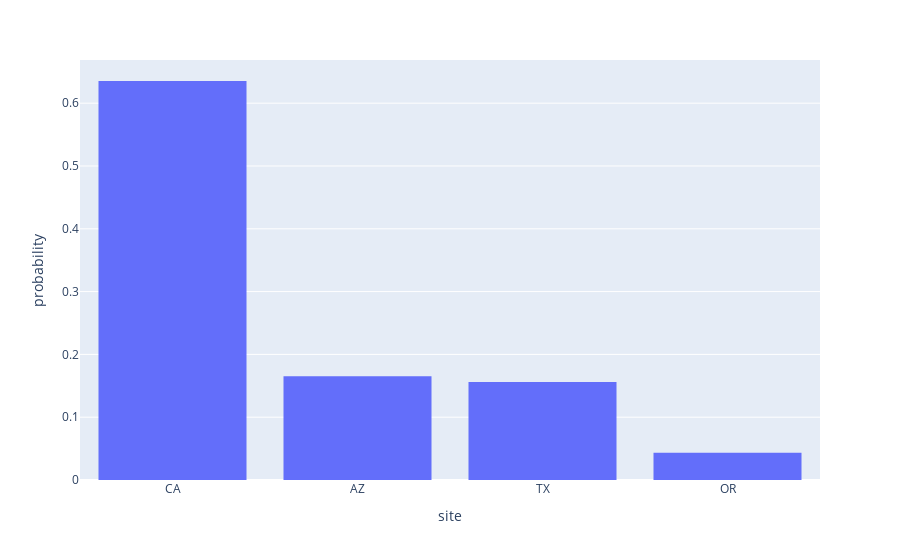

The cell this chart's notebook holds for it:
### Code cell
px.histogram(nonreturners, x='site', histnorm='probability')

### Figure 1 — Plotly figure (JSON) as saved in the notebook; plotly's stock layout.template omitted (floating-point values rounded to 4 significant figures; data arrays with more than 128 entries replaced by an {"elided": "..."} marker saying what was removed)
{"data": [{"alignmentgroup": "True", "bingroup": "x", "histnorm": "probability", "hovertemplate": "site=%{x}<br>probability=%{y}<extra></extra>", "legendgroup": "", "marker": {"color": "#636efa", "pattern": {"shape": ""}}, "name": "", "offsetgroup": "", "orientation": "v", "showlegend": false, "type": "histogram", "x": {"elided": "872 str values"}, "xaxis": "x", "yaxis": "y"}], "layout": {"barmode": "relative", "legend": {"tracegroupgap": 0}, "margin": {"t": 60}, "xaxis": {"anchor": "y", "domain": [0, 1], "title": {"text": "site"}}, "yaxis": {"anchor": "x", "domain": [0, 1], "title": {"text": "probability"}}}}
